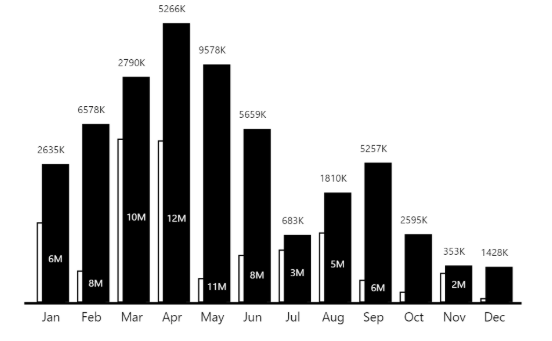
#> input picture x-axsis detection/Dataset/Compliant/28.png, 552 x 341 px; its folder holds only this picture in this run
$ jupyter execute --allow-errors vlm_opencv_axis_detection_validation.ipynb   (shell and % lines are left out)
#> lines starting #> are read from the running program, lines starting #| are printed output that depends on the picture; after the words box and inside, x2 and y2 are one past the last pixel; in counts of white or black regions, pixels touching at a corner belong together
# VLM + OpenCV Axis Detection Notebook

Deze notebook combineert:

## 1. OpenCV
OpenCV detecteert mogelijke assen met line-support scanning.

## 2. VLM
Een Vision-Language Model wordt gebruikt als extra reasoning/validatie-laag.

De VLM doet dus niet het harde pixelwerk, maar helpt met vragen zoals:

```text
- Is this mainly a horizontal bar chart or vertical bar chart?
- Are the detected axes logical?
- Are some detections probably dividers or borders?
- Are there multiple charts in this image?
```

## Waarom deze aanpak?

Een VLM kan goed redeneren over een afbeelding, maar is minder geschikt voor pixel-perfect lijncoördinaten.
OpenCV kan juist goed met pixels en lijnen werken, maar begrijpt geen grafiekcontext.

Daarom:

```text
OpenCV = exacte lijn-kandidaten
VLM = context en validatie
```

[cell 1]
# Install packages

[cell 2]
from pathlib import Path
import cv2
import numpy as np
import pandas as pd
import matplotlib.pyplot as plt
from PIL import Image
import base64
import json
import os

print("OpenCV version:", cv2.__version__)

## 1. Settings

Pas `IMAGE_PATH` aan naar jouw afbeelding.

Voorbeeld:

```python
IMAGE_PATH = Path("../Dataset/Compliant/chart1.png")
```

[cell 3]
IMAGE_PATH = Path("../Dataset/Compliant/7.png")

OUTPUT_DIR = Path("../output/vlm_opencv")
OUTPUT_DIR.mkdir(parents=True, exist_ok=True)

# OpenCV settings
DARK_THRESHOLD = 235
SATURATION_MAX = 190
BORDER_MARGIN_RATIO = 0.025

MIN_VERTICAL_LINE_HEIGHT = 25
MAX_VERTICAL_LINE_WIDTH = 10
MIN_HORIZONTAL_LINE_WIDTH = 25
MAX_HORIZONTAL_LINE_HEIGHT = 10
MAX_LINE_SPAN_RATIO = 0.80

RIGHT_SCAN_GAP = 8
RIGHT_SCAN_WIDTH = 180
MIN_RIGHT_RUN_PIXELS = 18
MIN_BAR_BAND_HEIGHT = 3

UP_SCAN_GAP = 8
UP_SCAN_HEIGHT = 160
MIN_UP_RUN_PIXELS = 18
MIN_BAR_BAND_WIDTH = 3

MIN_SUPPORTING_BARS = 2
MAX_AXES_TO_DRAW = 30

## 2. Helper functions

[cell 4]
# [11 lines left out: function show_image, not called in this run]


def load_image(path):
    image = cv2.imread(str(path))

    if image is None:
        raise FileNotFoundError(f"Image not found: {path}")

    return image


def encode_image_to_base64(image_path):
    with open(image_path, "rb") as image_file:
        return base64.b64encode(image_file.read()).decode("utf-8")

# Part A - OpenCV axis detection

Deze OpenCV-code gebruikt de line-support scanning aanpak:

## Horizontal bar chart

```text
vertical line candidate
↓
scan right side
↓
multiple horizontal bar segments found
↓
left_axis
```

## Vertical bar chart

```text
horizontal line candidate
↓
scan above
↓
multiple vertical bar segments found
↓
bottom_x_axis
```

[cell 5]
def create_dark_mask(image):
    gray = cv2.cvtColor(image, cv2.COLOR_BGR2GRAY)
    hsv = cv2.cvtColor(image, cv2.COLOR_BGR2HSV)
    saturation = hsv[:, :, 1]

    mask = np.zeros_like(gray, dtype=np.uint8)
    mask[(gray < DARK_THRESHOLD) & (saturation < SATURATION_MAX)] = 255

    return mask


def remove_outer_border(mask):
    h, w = mask.shape[:2]
    mx = int(w * BORDER_MARGIN_RATIO)
    my = int(h * BORDER_MARGIN_RATIO)

    cleaned = mask.copy()
    cleaned[:my, :] = 0
    cleaned[h-my:, :] = 0
    cleaned[:, :mx] = 0
    cleaned[:, w-mx:] = 0

    return cleaned


def make_horizontal_structure_mask(mask):
    h, w = mask.shape[:2]
    kernel_width = max(15, int(w * 0.025))
    kernel = cv2.getStructuringElement(cv2.MORPH_RECT, (kernel_width, 3))

    horizontal_mask = cv2.morphologyEx(mask, cv2.MORPH_CLOSE, kernel, iterations=1)
    return horizontal_mask


def make_vertical_structure_mask(mask):
    h, w = mask.shape[:2]
    kernel_height = max(15, int(h * 0.025))
    kernel = cv2.getStructuringElement(cv2.MORPH_RECT, (3, kernel_height))

    vertical_mask = cv2.morphologyEx(mask, cv2.MORPH_CLOSE, kernel, iterations=1)
    return vertical_mask


def detect_vertical_line_candidates(mask, image_shape):
    h, w = image_shape[:2]
    kernel_height = max(20, int(h * 0.035))
    kernel = cv2.getStructuringElement(cv2.MORPH_RECT, (1, kernel_height))

    vertical_lines_mask = cv2.morphologyEx(mask, cv2.MORPH_OPEN, kernel, iterations=1)
    contours, _ = cv2.findContours(vertical_lines_mask, cv2.RETR_EXTERNAL, cv2.CHAIN_APPROX_SIMPLE)

    lines = []

    for cnt in contours:
        x, y, bw, bh = cv2.boundingRect(cnt)

        if bh < MIN_VERTICAL_LINE_HEIGHT:
            continue

        if bw > MAX_VERTICAL_LINE_WIDTH:
            continue

        if bh > h * MAX_LINE_SPAN_RATIO:
            continue

        lines.append({
            "axis_type": "left_axis",
            "x1": int(x + bw / 2),
            "y1": int(y),
            "x2": int(x + bw / 2),
            "y2": int(y + bh),
            "width": int(bw),
            "height": int(bh)
        })

    return lines, vertical_lines_mask


def detect_horizontal_line_candidates(mask, image_shape):
    h, w = image_shape[:2]
    kernel_width = max(20, int(w * 0.035))
    kernel = cv2.getStructuringElement(cv2.MORPH_RECT, (kernel_width, 1))

    horizontal_lines_mask = cv2.morphologyEx(mask, cv2.MORPH_OPEN, kernel, iterations=1)
    contours, _ = cv2.findContours(horizontal_lines_mask, cv2.RETR_EXTERNAL, cv2.CHAIN_APPROX_SIMPLE)

    lines = []

    for cnt in contours:
        x, y, bw, bh = cv2.boundingRect(cnt)

        if bw < MIN_HORIZONTAL_LINE_WIDTH:
            continue

        if bh > MAX_HORIZONTAL_LINE_HEIGHT:
            continue

        if bw > w * MAX_LINE_SPAN_RATIO:
            continue

        lines.append({
            "axis_type": "bottom_x_axis",
            "x1": int(x),
            "y1": int(y + bh / 2),
            "x2": int(x + bw),
            "y2": int(y + bh / 2),
            "width": int(bw),
            "height": int(bh)
        })

    return lines, horizontal_lines_mask


def count_horizontal_bar_support(line, horizontal_mask):
    h, w = horizontal_mask.shape[:2]
    x = line["x1"]
    y1 = max(0, line["y1"])
    y2 = min(h - 1, line["y2"])

    scan_x1 = min(w - 1, x + 1)
    scan_x2 = min(w, x + RIGHT_SCAN_GAP + RIGHT_SCAN_WIDTH)

    if scan_x2 <= scan_x1 or y2 <= y1:
        return 0, []

    region = horizontal_mask[y1:y2 + 1, scan_x1:scan_x2]
    row_counts = np.count_nonzero(region, axis=1)
    supported_rows = row_counts >= MIN_RIGHT_RUN_PIXELS

    bands = []
    start = None

    for idx, value in enumerate(supported_rows):
        if value and start is None:
            start = idx
        elif not value and start is not None:
            end = idx - 1
            if end - start + 1 >= MIN_BAR_BAND_HEIGHT:
                bands.append((y1 + start, y1 + end))
            start = None

    if start is not None:
        end = len(supported_rows) - 1
        if end - start + 1 >= MIN_BAR_BAND_HEIGHT:
            bands.append((y1 + start, y1 + end))

    merged = []
    for band in bands:
        if not merged:
            merged.append(list(band))
        else:
            if band[0] - merged[-1][1] <= 4:
                merged[-1][1] = band[1]
            else:
                merged.append(list(band))

    merged = [(int(a), int(b)) for a, b in merged]
    return len(merged), merged


def count_vertical_bar_support(line, vertical_mask):
    h, w = vertical_mask.shape[:2]
    y = line["y1"]
    x1 = max(0, line["x1"])
    x2 = min(w - 1, line["x2"])

    scan_y1 = max(0, y - UP_SCAN_GAP - UP_SCAN_HEIGHT)
    scan_y2 = max(0, y - 1)

    if scan_y2 <= scan_y1 or x2 <= x1:
        return 0, []

    region = vertical_mask[scan_y1:scan_y2 + 1, x1:x2 + 1]
    col_counts = np.count_nonzero(region, axis=0)
    supported_cols = col_counts >= MIN_UP_RUN_PIXELS

    bands = []
    start = None

    for idx, value in enumerate(supported_cols):
        if value and start is None:
            start = idx
        elif not value and start is not None:
            end = idx - 1
            if end - start + 1 >= MIN_BAR_BAND_WIDTH:
                bands.append((x1 + start, x1 + end))
            start = None

    if start is not None:
        end = len(supported_cols) - 1
        if end - start + 1 >= MIN_BAR_BAND_WIDTH:
            bands.append((x1 + start, x1 + end))

    merged = []
    for band in bands:
        if not merged:
            merged.append(list(band))
        else:
            if band[0] - merged[-1][1] <= 4:
                merged[-1][1] = band[1]
            else:
                merged.append(list(band))

    merged = [(int(a), int(b)) for a, b in merged]
    return len(merged), merged


def find_left_axes_by_support_scanning(vertical_lines, horizontal_mask):
    axes = []

    for line in vertical_lines:
        support_count, bands = count_horizontal_bar_support(line, horizontal_mask)

        if support_count < MIN_SUPPORTING_BARS:
            continue

        y1 = min(b[0] for b in bands)
        y2 = max(b[1] for b in bands)
        x = line["x1"]

        pad = int((y2 - y1) * 0.12)
        y1 = max(0, y1 - pad)
        y2 = min(horizontal_mask.shape[0] - 1, y2 + pad)

        score = support_count * 120 + (y2 - y1) + line["height"] * 0.25

        axes.append({
            "source": "opencv",
            "axis_type": "left_axis",
            "x1": int(x),
            "y1": int(y1),
            "x2": int(x),
            "y2": int(y2),
            "supporting_bars": int(support_count),
            "score": float(score)
        })

    return axes


def find_bottom_axes_by_support_scanning(horizontal_lines, vertical_mask):
    axes = []

    for line in horizontal_lines:
        support_count, bands = count_vertical_bar_support(line, vertical_mask)

        if support_count < MIN_SUPPORTING_BARS:
            continue

        x1 = min(b[0] for b in bands)
        x2 = max(b[1] for b in bands)
        y = line["y1"]

        pad = int((x2 - x1) * 0.12)
        x1 = max(0, x1 - pad)
        x2 = min(vertical_mask.shape[1] - 1, x2 + pad)

        score = support_count * 120 + (x2 - x1) + line["width"] * 0.25

        axes.append({
            "source": "opencv",
            "axis_type": "bottom_x_axis",
            "x1": int(x1),
            "y1": int(y),
            "x2": int(x2),
            "y2": int(y),
            "supporting_bars": int(support_count),
            "score": float(score)
        })

    return axes


def remove_duplicate_axes(axes, tolerance=10):
    if not axes:
        return []

    axes = sorted(axes, key=lambda a: a["score"], reverse=True)
    kept = []

    for axis in axes:
        duplicate = False

        for other in kept:
            same_type = axis["axis_type"] == other["axis_type"]

            if not same_type:
                continue

            if axis["axis_type"] == "left_axis":
                close_x = abs(axis["x1"] - other["x1"]) <= tolerance
                overlap_y = min(axis["y2"], other["y2"]) - max(axis["y1"], other["y1"])
                if close_x and overlap_y > 0:
                    duplicate = True
                    break

            if axis["axis_type"] == "bottom_x_axis":
                close_y = abs(axis["y1"] - other["y1"]) <= tolerance
                overlap_x = min(axis["x2"], other["x2"]) - max(axis["x1"], other["x1"])
                if close_y and overlap_x > 0:
                    duplicate = True
                    break

        if not duplicate:
            kept.append(axis)

    return kept


def run_opencv_axis_detection(image):
    dark_mask = create_dark_mask(image)
    cleaned_mask = remove_outer_border(dark_mask)

    horizontal_structure_mask = make_horizontal_structure_mask(cleaned_mask)
    vertical_structure_mask = make_vertical_structure_mask(cleaned_mask)

    vertical_lines, vertical_lines_mask = detect_vertical_line_candidates(cleaned_mask, image.shape)
    horizontal_lines, horizontal_lines_mask = detect_horizontal_line_candidates(cleaned_mask, image.shape)

    left_axes = find_left_axes_by_support_scanning(vertical_lines, horizontal_structure_mask)
    bottom_axes = find_bottom_axes_by_support_scanning(horizontal_lines, vertical_structure_mask)

    axes = remove_duplicate_axes(left_axes + bottom_axes)
    axes = sorted(axes, key=lambda a: a["score"], reverse=True)

    return {
        "dark_mask": dark_mask,
        "cleaned_mask": cleaned_mask,
        "horizontal_structure_mask": horizontal_structure_mask,
        "vertical_structure_mask": vertical_structure_mask,
        "vertical_lines_mask": vertical_lines_mask,
        "horizontal_lines_mask": horizontal_lines_mask,
        "axes": axes
    }


def draw_axes(image, axes):
    output = image.copy()

    for i, axis in enumerate(axes[:MAX_AXES_TO_DRAW], start=1):
        x1, y1, x2, y2 = axis["x1"], axis["y1"], axis["x2"], axis["y2"]

        if axis["axis_type"] == "left_axis":
            color = (255, 0, 0)
            label = f"L{i} bars={axis['supporting_bars']}"
        else:
            color = (0, 180, 0)
            label = f"B{i} bars={axis['supporting_bars']}"

        cv2.line(output, (x1, y1), (x2, y2), color, 3)
        cv2.putText(
            output,
            label,
            (x1 + 5, max(15, y1 - 8)),
            cv2.FONT_HERSHEY_SIMPLEX,
            0.55,
            color,
            2
        )

    return output


# [17 lines left out: function axes_to_dataframe, not called in this run]

## 3. Run OpenCV detection

#> (a cell that did not finish here is left out)

# Part B - VLM validation

Dit deel is optioneel.

De VLM krijgt:
1. de originele afbeelding;
2. de OpenCV-output met getekende assen;
3. de tabel met coördinaten.

De VLM geeft daarna een beoordeling:

```text
- Which detections look correct?
- Which detections look like dividers/borders?
- Is the image mainly horizontal bar charts, vertical bar charts, or mixed?
- Are there missing axes?
```

## Belangrijk
Deze notebook gebruikt geen VLM automatisch tenzij jij zelf een API of lokaal model toevoegt.

De makkelijkste manier:
- run OpenCV;
- bekijk de output;
- gebruik de prompt hieronder in ChatGPT / een VLM;
- plak eventueel de output terug in je verslag.

[cell 7]
# [29 lines left out: function create_vlm_prompt, not called in this run]

#> (the rest of this cell did not finish here and is left out)

## Optional: Manual VLM workflow

Als je geen API wil gebruiken, doe dit:

1. Run deze notebook tot en met de OpenCV-output.
2. Open de originele afbeelding.
3. Open de output-afbeelding uit:

```text
output/vlm_opencv/
```

4. Kopieer de VLM-prompt uit de vorige cel.
5. Plak de prompt + afbeeldingen in een VLM zoals ChatGPT Vision.
6. Gebruik het antwoord als kwalitatieve validatie in je verslag.

# Part C - Batch mode for OpenCV outputs

Deze cel maakt OpenCV-outputafbeeldingen voor alle afbeeldingen in je dataset.
Die kun je daarna gebruiken voor VLM-validatie of handmatige evaluatie.

[cell 8]
DATASET_DIR = Path("../Dataset")
BATCH_OUTPUT_DIR = OUTPUT_DIR / "batch"
BATCH_OUTPUT_DIR.mkdir(parents=True, exist_ok=True)

image_extensions = [".png", ".jpg", ".jpeg", ".webp"]
image_paths = []

for ext in image_extensions:
    image_paths.extend(DATASET_DIR.rglob(f"*{ext}"))
#> pass 2 of the loop `for ext in image_extensions:`:

print("Found images:", len(image_paths))

summary_rows = []

for image_path in image_paths:
    try:
        img = load_image(image_path)
#> in load_image, image is the input picture: shape (341, 552, 3); mean B, G, R 189.1, 189.1, 189.1
        res = run_opencv_axis_detection(img)
#> in run_opencv_axis_detection, `dark_mask = create_dark_mask(image)`:
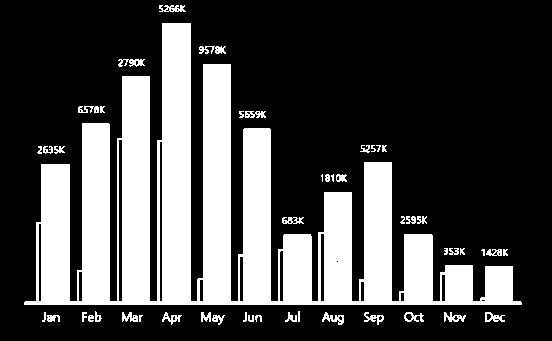
#> dark_mask: shape (341, 552); 28.7% white; 49 white regions (5 under 20 px), largest, box (x1, y1, x2, y2) and area: (24, 23, 522, 305) 51390, (199, 46, 226, 54) 135, (118, 59, 145, 67) 128
#> in make_horizontal_structure_mask, `horizontal_mask = cv2.morphologyEx(mask, cv2.MORPH_CLOSE, kernel, iter..`:
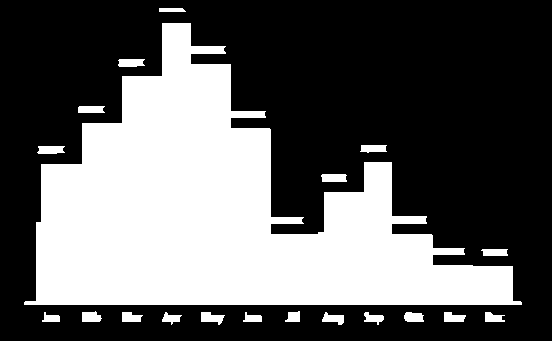
#> horizontal_mask: shape (341, 552); 37.4% white; 20 white regions, largest, box (x1, y1, x2, y2) and area: (24, 23, 522, 305) 67216, (37, 146, 65, 154) 198, (321, 174, 347, 182) 197
#> in make_vertical_structure_mask, `vertical_mask = cv2.morphologyEx(mask, cv2.MORPH_CLOSE, kernel, iterat..`:
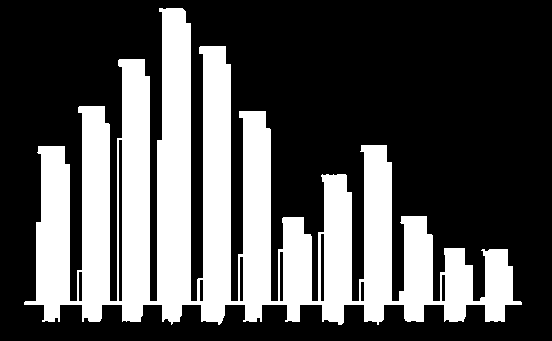
#> vertical_mask: shape (341, 552); 32.2% white; 1 white region, box (x1, y1, x2, y2) and area: (24, 8, 522, 325) 60681
#> in detect_vertical_line_candidates, `vertical_lines_mask = cv2.morphologyEx(mask, cv2.MORPH_OPEN, kernel, i..`:
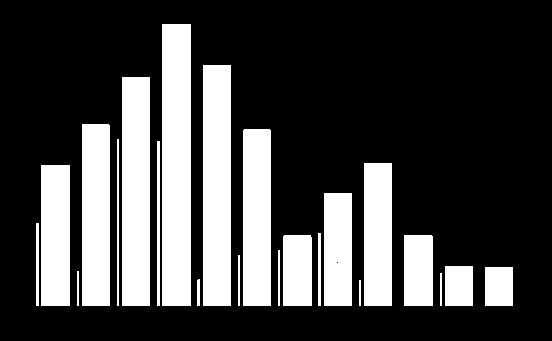
#> vertical_lines_mask: shape (341, 552); 27% white; 22 white regions
#> in detect_vertical_line_candidates, `contours, _ = cv2.findContours(vertical_lines_mask, cv2.RETR_EXTERNAL,..`: contours = 22 contours; largest, box (x1, y1, x2, y2) and area: (162, 24, 191, 306) 7868, (203, 65, 231, 306) 6480, (122, 77, 150, 306) 6156, (82, 124, 110, 306) 4886, (243, 129, 271, 306) 4751
#> the loop in detect_vertical_line_candidates, `for cnt in contours:` made 22 passes
#> (cnt, x, y, bw, bh) on passes 1, 3, 4, 5, 6, 7: ([[359, 280], [359, 305], [360, 305], [360, 280]], 359, 280, 2, 26), ([[440, 273], [440, 305], [441, 305], [441, 273]], 440, 273, 2, 33), ([[77, 271], [77, 305], [78, 305], [78, 271]], 77, 271, 2, 35), ([[485, 267], [485, 305], [512, 305], [512, 267]], 485, 267, 28, 39), ([[445, 266], [445, 305], [472, 305], [472, 266]], 445, 266, 28, 40), ([[238, 255], [238, 305], [239, 305], [239, 255]], 238, 255, 2, 51)
#> after the loop in detect_vertical_line_candidates, `for cnt in contours:`: lines = 10 items
#> in detect_horizontal_line_candidates, `horizontal_lines_mask = cv2.morphologyEx(mask, cv2.MORPH_OPEN, kernel,..`:
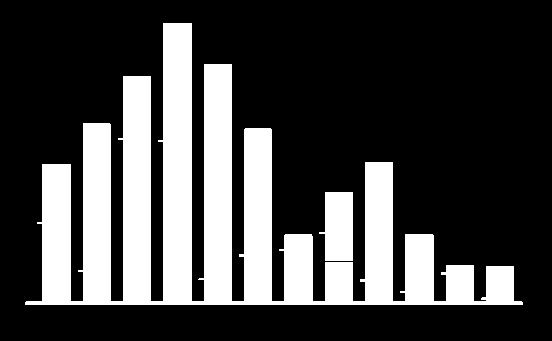
#> horizontal_lines_mask: shape (341, 552); 26.4% white; 2 white regions
#> in detect_horizontal_line_candidates, `contours, _ = cv2.findContours(horizontal_lines_mask, cv2.RETR_EXTERNA..`: contours = 2 contours; box (x1, y1, x2, y2) and area: (25, 23, 523, 305) 45630, (319, 192, 353, 261) 1843
#> the loop in detect_horizontal_line_candidates, `for cnt in contours:` made 2 passes
#> (x, y, bw, bh) on passes 1 to 2: (319, 192, 34, 69), (25, 23, 498, 282)
#> after the loop in detect_horizontal_line_candidates, `for cnt in contours:`: lines = []
#> the loop in find_left_axes_by_support_scanning, `for line in vertical_lines:` made 10 passes
#> (scan_x1 in count_horizontal_bar_support, scan_x2 in count_horizontal_bar_support, bands) on passes 1 to 8: (361, 548, [(280, 304)]), (199, 386, [(279, 304)]), (442, 552, [(273, 304)]), (79, 266, [(271, 304)]), (240, 427, [(255, 304)]), (280, 467, [(250, 304)]), (320, 507, [(233, 304)]), (38, 225, [(223, 304)])
#> pass 1, in count_horizontal_bar_support, `region = horizontal_mask[y1:y2 + 1, scan_x1:scan_x2]`:
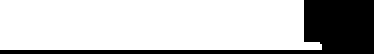
#> region: shape (27, 187) (shown 2 times larger); 76% white; 1 black region, box (x1, y1, x2, y2) and area: (0, 0, 187, 27) 1214
#> pass 2, in count_horizontal_bar_support (call 2), `region = horizontal_mask[y1:y2 + 1, scan_x1:scan_x2]`:
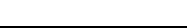
#> region: shape (28, 187); 92.9% white; 1 black region, box (x1, y1, x2, y2) and area: (0, 26, 187, 28) 374
#> pass 3, in count_horizontal_bar_support (call 3), `region = horizontal_mask[y1:y2 + 1, scan_x1:scan_x2]`:
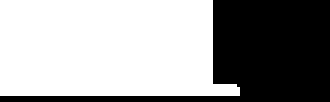
#> region: shape (34, 110) (shown 3 times larger); 61.7% white; 1 black region, box (x1, y1, x2, y2) and area: (0, 0, 110, 34) 1433
#> res = 7 items
        output_img = draw_axes(img, res["axes"])

        relative = image_path.relative_to(DATASET_DIR)
        save_path = BATCH_OUTPUT_DIR / relative
        save_path.parent.mkdir(parents=True, exist_ok=True)

        cv2.imwrite(str(save_path), output_img)

        summary_rows.append({
            "image": str(relative),
            "axes_detected": len(res["axes"]),
            "left_axes": sum(1 for a in res["axes"] if a["axis_type"] == "left_axis"),
            "bottom_x_axes": sum(1 for a in res["axes"] if a["axis_type"] == "bottom_x_axis"),
            "output": str(save_path)
        })

    except Exception as e:
        summary_rows.append({
            "image": str(image_path),
            "error": str(e)
        })
#> pass 2 of the loop `for image_path in image_paths:`:
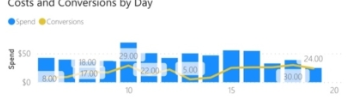
#> input picture x-axsis detection/Dataset/Not-Compliant/20.png, 355 x 99 px
#> in load_image, image is the input picture: shape (99, 355, 3); mean B, G, R 247.4, 237.2, 224.1
#> gray: shape (99, 355)
#> saturation: shape (99, 355)
#> in run_opencv_axis_detection (call 2), `dark_mask = create_dark_mask(image)`:
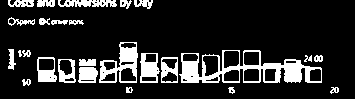
#> dark_mask: shape (99, 355); 15.6% white; 26 white regions (1 under 20 px), largest, box (x1, y1, x2, y2) and area: (179, 50, 322, 83) 1888, (99, 42, 138, 83) 721, (140, 53, 160, 83) 381
#> in detect_vertical_line_candidates (call 2), `contours, _ = cv2.findContours(vertical_lines_mask, cv2.RETR_EXTERNAL,..`: contours = 24 contours, 14 with area under 20; largest, box (x1, y1, x2, y2) and area: (295, 61, 301, 84) 104, (193, 60, 198, 84) 84, (141, 54, 145, 84) 70, (187, 62, 191, 84) 63, (134, 43, 137, 78) 50
#> the loop in detect_vertical_line_candidates (call 2), `for cnt in contours:` made 24 passes
#> (cnt, x, y, bw, bh) on passes 1 to 4: ([[291, 64], [291, 83]], 291, 64, 1, 20), ([[287, 64], [287, 83]], 287, 64, 1, 20), ([[279, 64], [279, 83]], 279, 64, 1, 20), ([[276, 64], [276, 83], [277, 83], [277, 64]], 276, 64, 2, 20)
#> vertical_lines = 12 items
#> in detect_horizontal_line_candidates (call 2), `contours, _ = cv2.findContours(horizontal_lines_mask, cv2.RETR_EXTERNA..`: contours = 3 contours, 1 with area under 20; largest, box (x1, y1, x2, y2) and area: (223, 65, 322, 69) 176, (182, 77, 217, 80) 58
#> the loop in detect_horizontal_line_candidates (call 2), `for cnt in contours:` made 3 passes
#> (x, y, bw, bh) on passes 1, 3: (182, 77, 35, 3), (223, 65, 99, 4)
#> horizontal_lines = 2 items
#> the loop in find_left_axes_by_support_scanning (call 2), `for line in vertical_lines:` made 12 passes
#> (scan_x1 in count_horizontal_bar_support, scan_x2 in count_horizontal_bar_support, bands) on passes 1 to 4: (178, 355, [(58, 82)]), (39, 226, [(58, 82)]), (219, 355, [(56, 82)]), (183, 355, [(54, 82)])
#> the loop in find_bottom_axes_by_support_scanning (call 2), `for line in horizontal_lines:` made 2 passes
#> (h in count_vertical_bar_support, w in count_vertical_bar_support, scan_y1 in count_vertical_bar_support, scan_y2 in count_vertical_bar_support, support_count) on pass 1: (99, 355, 0, 77, 1)
#> pass 2, in count_vertical_bar_support (call 2), `region = vertical_mask[scan_y1:scan_y2 + 1, x1:x2 + 1]`:
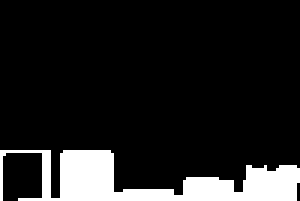
#> region: shape (67, 100) (shown 3 times larger); 12.3% white; 1 white region, box (x1, y1, x2, y2) and area: (0, 50, 100, 67) 824

summary_df = pd.DataFrame(summary_rows)
#> summary_df = table of 2 rows and 5 columns
summary_path = OUTPUT_DIR / "opencv_batch_summary.csv"
#> (the rest of this cell did not finish here and is left out)
